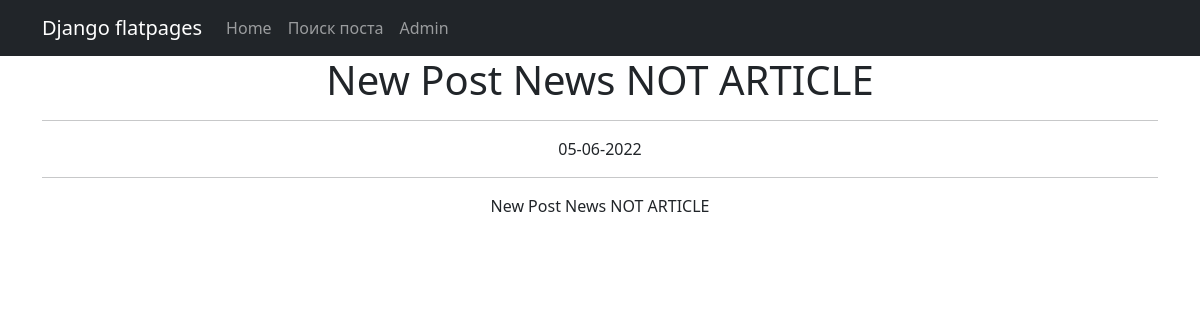
Screenshot of /news/14 with the database file from the repository.
### news/models.py (models this page shows, shortened)
class Post(models.Model):
    author = models.ForeignKey(Author, on_delete=models.CASCADE)
    NEWS = 'NW'
    ARTICLE = 'AR'
    CAT_CHOICES = (
        (NEWS, 'Новость'),
        (ARTICLE, 'Статья'),
    )
    type = models.CharField(max_length=2, choices=CAT_CHOICES, default=ARTICLE)
    date = models.DateTimeField(auto_now_add=True)
    category = models.ManyToManyField(Category, through='PostCategory')
    text = models.TextField(default='')
    title = models.CharField(max_length=255)
    rating = models.SmallIntegerField(default=0)

### news/views.py (the view)
# urls.py: path('<int:pk>', PostView.as_view(), name='new'),
class PostView(DetailView):
    model = Post
    template_name = 'new.html'
    context_object_name = 'new'

### templates/new.html (shortened to what this page needs)
{% extends 'flatpages/default.html' %}
{% block content %}
<h1> {{ new.title }} </h1>
<hr>
<span>
    <tr>
        <td>
            {{ new.date|date:'d-m-Y' }}
        </td>
    </tr>
</span>
<hr>
{{ new.text }}
{% endblock content %}

### rows the page displays
Post: title "New Post News NOT ARTICLE", date "05-06-2022", text "New Post News NOT ARTICLE"
